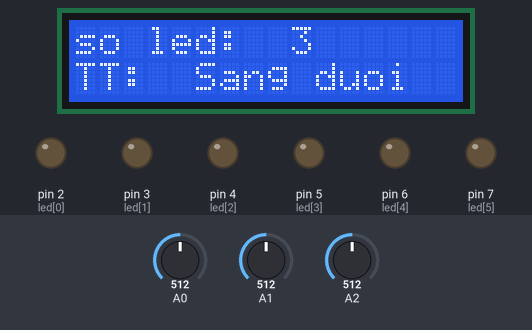
The sketch below on a simulated Arduino Uno, built with avr-gcc and run on an emulated ATmega328P. Shown: 16×2 character LCD, output pins drawn as LEDs (lit = HIGH). Dashed ring = blinking. The inputs (shaded band) are chosen by the test bench; at power-on: A1 = 512, A0 = 512, A2 = 512.

Above: at 4.8 s.
4.9 s: A1 set to 803
At 6.1 s:
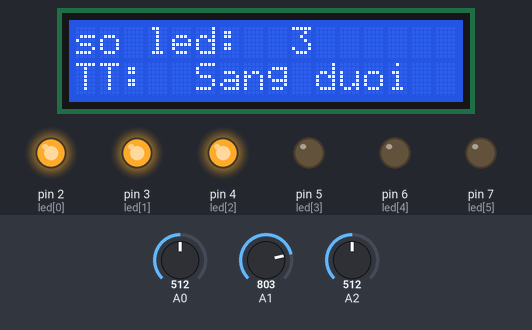
At 8.0 s:
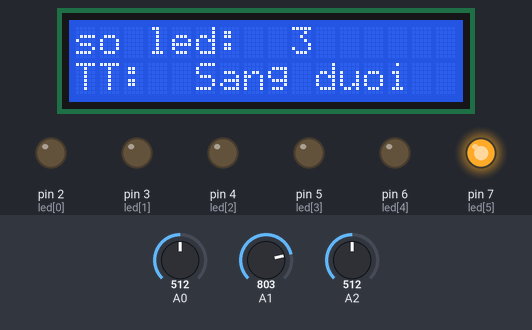
11.1 s: A1 set to 831
17.3 s: A1 set to 1023
At 22.0 s:
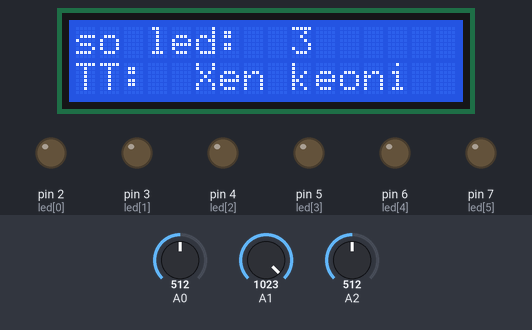
23.5 s: A1 set to 1009
At 29.5 s:
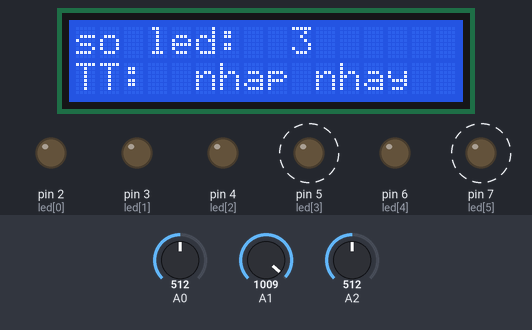
29.7 s: A1 set to 621
35.9 s: A1 set to 605
Timing chart, 0 to 46.0 s (numbered marks = the images above; inputs shaded):
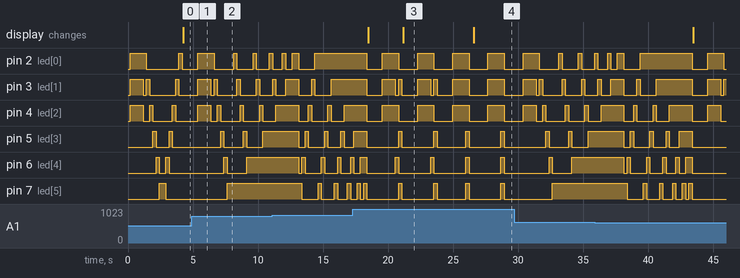

Measured:
- the behaviour switches between 1023 and 1022 on A1 (found by bisection; images 3 and 4)
- after the input at 4.9 s, pin 7 (led[5]): goes on until 7.6 s, then stays HIGH
- after the input at 17.3 s, the display: first differs from a run without the input after 3.9 s (image 3)
- after the input at 23.5 s, the display: changes after 3.1 s (image 4)

The sketch:

Buoi5.ino
```cpp
#include <LiquidCrystal.h>

int v1, v2,v3;
int led[] = {2,3,4,5,6,7};
int led_sang = 1;
char *trangThai;
LiquidCrystal lcd(13, 12, 11, 10, 9, 8);

void LED_OFF()
{
  for(int i = 0; i < 6; i++)
  {
    digitalWrite(led[i], 0);
  }
}

void TruyenStateLed(char stateLed)
{
  char led_state[8] = {0};
  for(int i = 0; i < 6; i++)
  {
    led_state[i] = (stateLed >> i) & 1;
  }

  for(int i = 0; i < 6; i++)
  {
    digitalWrite(led[i], led_state[i]);
  }
}

void setup() {
  for(int i = 0; i< 6; i++)
  {
    pinMode(led[i], OUTPUT);
  }
  lcd.begin(16, 2);
  Serial.begin(9600);

}

void loop() {
  cau1();
  delay(1000);
  LED_OFF();
  cau2();
  LED_OFF();
  cau3();
  delay(1000);
}

void cau1()
{
  int a = analogRead(A0);
  v1 = (5.0 / 1023) * a;
  if(v1 > 0 && v1 <= 1)
  {
    led_sang = 2;
  }
  else if(v1 > 1 && v1 <= 2)
  {
    led_sang = 3;
  }
  else if( v1 <= 3)
  {
    led_sang = 4;
  }
  else if(v1 <=4)
  {
    led_sang = 5;
  }
  else if(v1 <= 5)
  {
    led_sang = 6;
  }
  if(v1 == 0)
  {
    led_sang =1;
  }
  LED_OFF();
  delay(100);
  for(int i = 0; i < led_sang; i++)
  {
    digitalWrite(led[i], HIGH);
  }
}

void cau2()
{
  int a = analogRead(A1);
  v1 = (5.0 / 1023) * a;
  if(v1 > 0 && v1 <= 1)
  {
    sangDan();      // sang dan tu trai sang phai va nguoc lai
    trangThai = "sang dan";
  }
  else if(v1 > 1 && v1 <= 2)
  {
    sangDuoi();     // sang đuổi từ trái sang phải và ngược lại
    trangThai = "Sang duoi";
  }
  else if(v1 <= 3)
  {
    sangDon();      // sáng dồn từ trái sang phải và ngược lại
    trangThai = "Sang don";
  }
  else if(v1 <=4)
  {
    sangNhapNhay();
    trangThai = "nhap nhay";

  }
  else if(v1 <= 5)
  {
    sangXenke();
    trangThai = "Xen ke";
  }
  LED_OFF();
  delay(100);
}

void sangDan()
{
  // sang tu trai sang phai xong nguoc lai
  char stateLed = 0;
  for(int i = 0; i < 6; i++)
  {
    digitalWrite(led[i], HIGH);
    delay(250);
  }
  LED_OFF();
  delay(100);
  for(int i = 5; i >= 0; i--)
  {
    digitalWrite(led[i], HIGH);
    delay(250);
  }
  LED_OFF();
}

void sangDuoi()
{
  for(int i = 0; i < 6; i++)
  {
    digitalWrite(led[i], HIGH);
    delay(250);
    digitalWrite(led[i], LOW);
  }
  for(int i = 5; i >= 0; i--)
  {
    digitalWrite(led[i], HIGH);
    delay(250);
    digitalWrite(led[i], LOW);
  }
}

void sangDon()
{
  // sang don tu trai sang phai
  char state1 = 0, state2 = 0;
  int cnt = 5;

  for(int j = 0; j < 6; j++)
  {
    for(int i = 0; i <= cnt; i++)
    {
      state1 = state2 | (1<<i);
      TruyenStateLed(state1);
      delay(250);
    }
    state2 |= (1 << cnt--);
    TruyenStateLed(state2);
    delay(250);
  }
  // sang don tu phai sang trai
  state1 = 0; state2 = 0; cnt = 5;
  for(int j = 0; j < 6; j++)
  {
    for(int i = cnt; i > j; i--)
    {
      state1 = state2 | (1 << i);
      TruyenStateLed(state1);
      delay(250);
    }
    state2 |= (1 << j);
    TruyenStateLed(state2);
    delay(250);
  }
}

void sangNhapNhay()
{
  for(int i = 0; i < 6; i++)
  {
    digitalWrite(led[i], HIGH);
  }
  delay(250);
  LED_OFF();
  delay(250);
}

void sangXenke()
{
  for(int i = 0; i < 6; i++)
  {
    if(i %2 == 0) digitalWrite(led[i],HIGH);
  }
  delay(250);
  LED_OFF();
  for(int i = 0; i < 6; i++)
  {
    if(i %2 != 0) digitalWrite(led[i],HIGH);
  }
  delay(250);
  LED_OFF();
}

void cau3()
{
  int a = analogRead(A2);
  v3 = a*(5.0/1023);
  if(v3 > 0 && v3 <=2.5){
    lcd.setCursor(0,0);
    lcd.print("so led: ");
    lcd.setCursor(9, 0);
    lcd.print(led_sang);
    lcd.setCursor(0,1);
    lcd.print("TT: ");
    lcd.setCursor(5,1);
    lcd.print(trangThai);
    trangThai = "";     // xoa trang thai
  }
  else if(v3 <= 5)
  {
    Serial.print("so led sang: ");
    Serial.println(led_sang);
    Serial.print("TT: ");
    Serial.println(trangThai);
    trangThai = "";
  }
}
```
